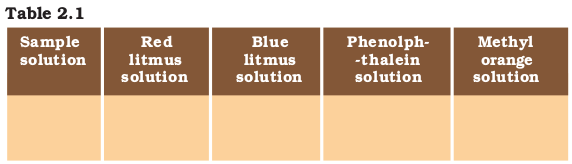
#> input picture t1.png, 572 x 164 px; its folder holds only this picture in this run
$ python merged.py t1.png   (Python 2 division)   (older library calls are emulated)
#> lines starting #> are read from the running program, lines starting #| are printed output that depends on the picture; after the words box and inside, x2 and y2 are one past the last pixel; in counts of white or black regions, pixels touching at a corner belong together
import numpy as np
import sys
import cv2 as cv
import cv2
import imutils
import array
import pytesseract
from PIL import Image

#importing image to the program
img = cv.imread(sys.argv[1])
#> img is the input picture: shape (164, 572, 3); mean B, G, R 145.6, 177.4, 209.3
#dispaying the image with title as Original Image
cv.imshow('Original Image',img)

#converting image to greyscale mode
gray = cv.cvtColor(img,cv.COLOR_BGR2GRAY)
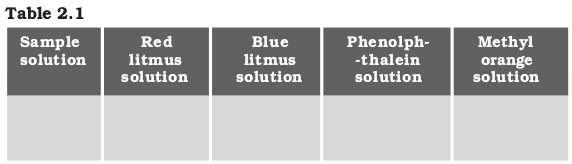
#> gray: shape (164, 572); min 32, max 255, mean 183.6
#displaying the image with title as greyscale image
cv.imshow('greyscale image',gray)

#converting greyscale image to binary using adaptiveThreshold method
binary = cv.adaptiveThreshold(~gray,255,0,cv.THRESH_BINARY,15,-2)
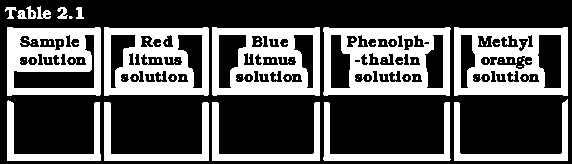
#> binary: shape (164, 572); 34% white; 79 white regions (63 under 20 px), largest, box (x1, y1, x2, y2) and area: (323, 27, 451, 96) 5582, (454, 27, 568, 96) 4919, (212, 27, 320, 96) 4726
#displaying the binary image with title as binary
cv.imshow('binary',binary)

#making copies of binary image using .copy function of numpy library and assigning them to horizontal and vertical variables
horizontal = np.copy(binary)
vertical = np.copy(binary)

#calculating columns of horizontal
cols = horizontal.shape[1]
#> cols = 572
#scaling columns by specific integer to control the display number of horizontal lines
#and equating it to horizontal size as an integer since getStructuringElement requires integer value for horizontal length
horizontalsize = cols//15
#> horizontalsize = 38

#making a image which is a part of original image containing horizontal lines only
horizontalStructure = cv.getStructuringElement(cv.MORPH_RECT,(horizontalsize,1))

#Morphology Operations
#applying erosion method over horizontal and horizontalStructure image
horizontal = cv.erode(horizontal, horizontalStructure)
#> horizontal: shape (164, 572); 11.4% white; 26 white regions (1 under 20 px), largest, box (x1, y1, x2, y2) and area: (342, 82, 432, 95) 876, (473, 82, 550, 95) 783, (231, 82, 302, 95) 741
#applying dilate method over horizontal and horizontalStructure image
horizontal = cv.dilate(horizontal, horizontalStructure)
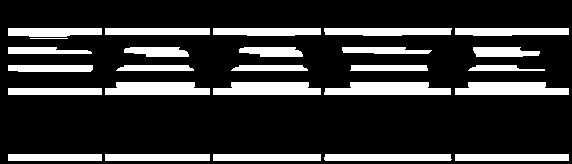
#> horizontal: shape (164, 572); 19.7% white; 26 white regions, largest, box (x1, y1, x2, y2) and area: (324, 82, 451, 95) 1357, (455, 82, 569, 95) 1264, (213, 82, 321, 95) 1222

#displaying horizontal lines as image with title as horizontal
cv.imshow('horizontal',~horizontal)

#calculating rows of vertical
rows = vertical.shape[0]
#> rows = 164
#scaling columns by specific integer to control the display number of vertical lines
#and equating it to vertical size as an integer since getStructuringElement requires integer value for vertical length
verticalsize = rows // 15
#> verticalsize = 10

#making a image which is a part of original image containing vertical lines only
verticalStructure = cv.getStructuringElement(cv.MORPH_RECT, (1, verticalsize))
#> verticalStructure = [1, 1, 1, 1, 1, 1, 1, 1, 1, 1]

#Morphology Operations
#applying erosion method over vertical and verticalStructure image
vertical = cv.erode(vertical, verticalStructure)
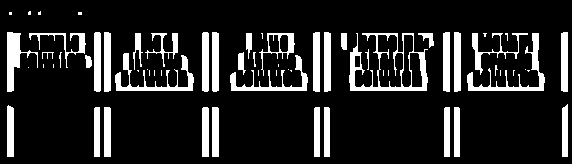
#> vertical: shape (164, 572); 14.4% white; 65 white regions (27 under 20 px), largest, box (x1, y1, x2, y2) and area: (349, 33, 428, 91) 1308, (467, 33, 545, 91) 820, (115, 53, 194, 91) 787
#applying dilation method over vertical and verticalStructure image
vertical = cv.dilate(vertical, verticalStructure)
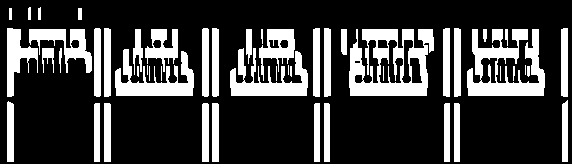
#> vertical: shape (164, 572); 24.1% white; 51 white regions (8 under 20 px), largest, box (x1, y1, x2, y2) and area: (349, 29, 434, 96) 3376, (467, 29, 545, 96) 2829, (230, 48, 308, 96) 1743

#displaying vertical lines as image with title as vertical
cv.imshow('vertical',~vertical)

#Adding horizontal and vertical lines to get a complete grid as a mask
complete_grid = horizontal + vertical
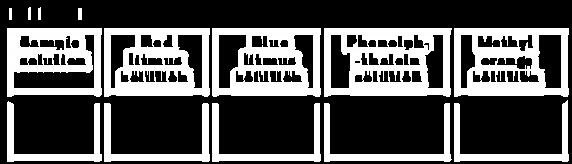
#> complete_grid: shape (164, 572); min 0, max 255, mean 84.8
#displaying complete grid with the title as complete_grid
cv.imshow('complete_grid',~complete_grid)
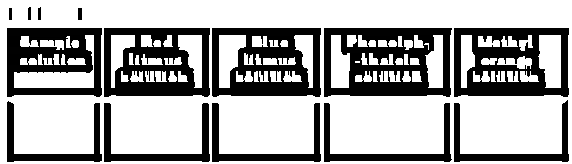
#> window 'complete_grid': shape (164, 572); min 0, max 255, mean 170.2
cv2.imwrite("grid.png",~complete_grid)


# [149 lines left out: functions give_index, Find_Table_Cells_Using_Contoures, cmp_last_name, html_table_generator, not called in this run]

$ run again, on t2.png
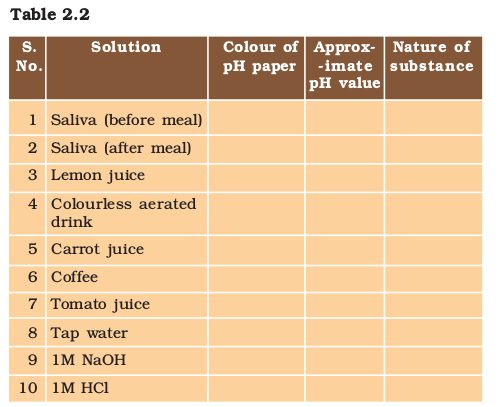
#> input picture t2.png, 504 x 407 px
#> img is the input picture: shape (407, 504, 3); mean B, G, R 161.4, 199.7, 232.7
#> `binary = cv.adaptiveThreshold(~gray,255,0,cv.THRESH_BINARY,15,-2)`:
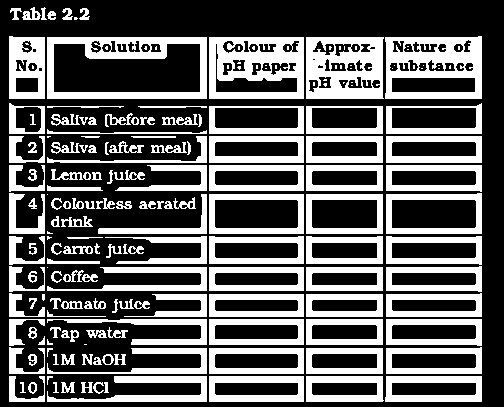
#> binary: shape (407, 504); 36.8% white; 202 white regions (49 under 20 px), largest, box (x1, y1, x2, y2) and area: (209, 37, 304, 99) 3939, (385, 36, 482, 99) 3886, (47, 37, 207, 99) 3702
#> `cv.imshow('complete_grid',~complete_grid)`:
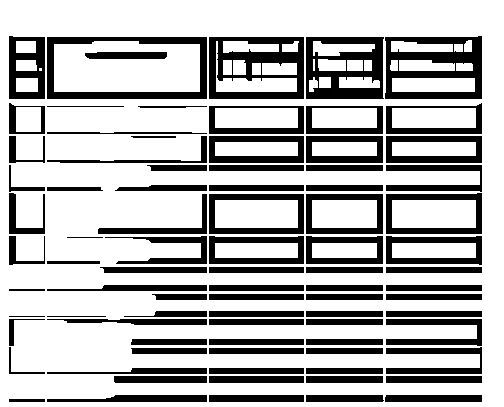
#> window 'complete_grid': shape (407, 504); min 0, max 255, mean 178.8

$ run again, on t3.png
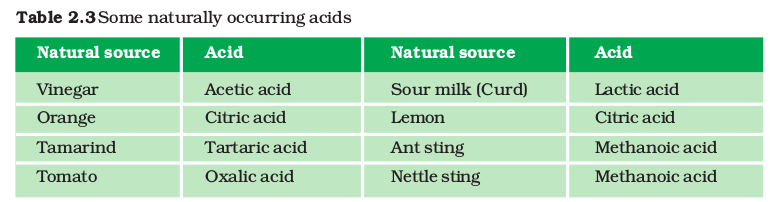
#> input picture t3.png, 770 x 202 px
#> img is the input picture: shape (202, 770, 3); mean B, G, R 187.1, 219.8, 173.4
#> `binary = cv.adaptiveThreshold(~gray,255,0,cv.THRESH_BINARY,15,-2)`:
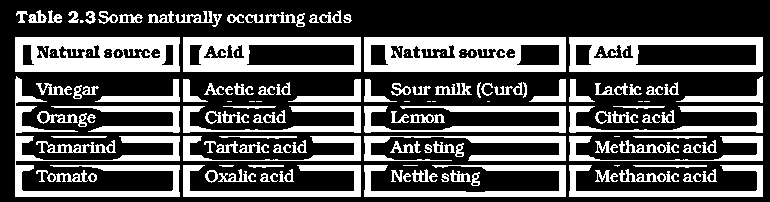
#> binary: shape (202, 770); 32.5% white; 177 white regions (33 under 20 px), largest, box (x1, y1, x2, y2) and area: (364, 37, 566, 72) 5216, (15, 37, 180, 72) 4646, (15, 76, 180, 197) 3921
#> `cv.imshow('complete_grid',~complete_grid)`:
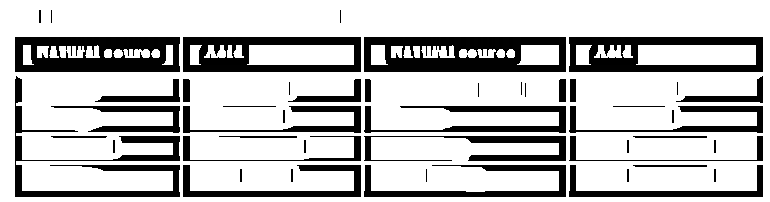
#> window 'complete_grid': shape (202, 770); min 0, max 255, mean 193.3
